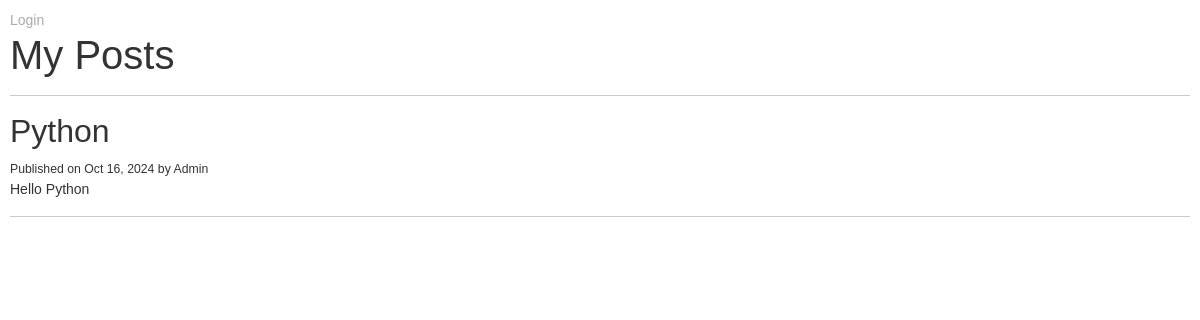
The app's page /, older data.
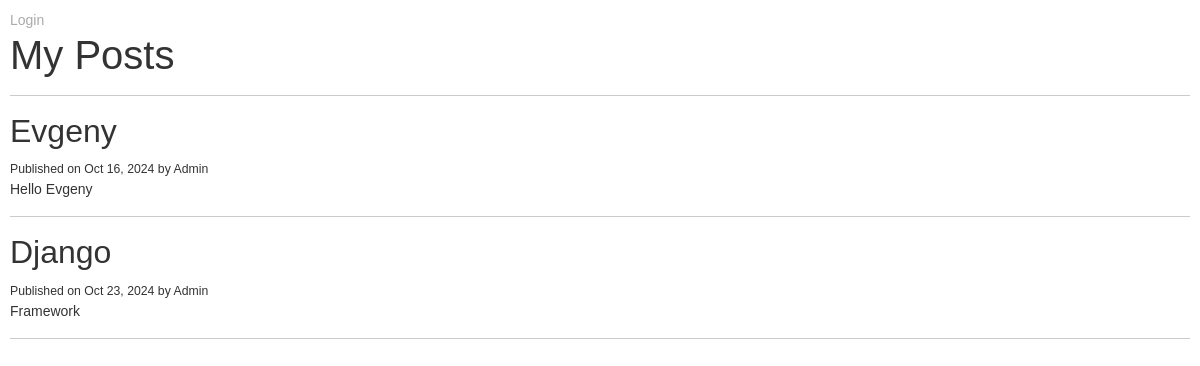
The same page, newer data.
### posts/models.py (models this page shows, shortened)
class Posts(models.Model):
    title = models.CharField(max_length=120)
    content = models.TextField()
    published_at = models.DateTimeField(default=timezone.now)
    author = models.ForeignKey(User, on_delete=models.CASCADE)

### posts/views.py (the view)
# urls.py: 2. Add a URL to urlpatterns:  path('', views.home, name='home')
def home(request):
    posts = Posts.objects.all()
    context = {"posts": posts}
    return render(request, "posts/home.html", context)

### posts/templates/posts/home.html (shortened to what this page needs)
{% extends 'base.html' %}
{% load bootstrap5 %}
{% block content %}
<h1>My Posts</h1>
	<hr>
	{% for post in posts %}
		<div class="postBlock">
			<h2>{{ post.title }}</h2>
			<small>Published on {{ post.published_at | date:"M d, Y" }} by {{ post.author | title}}</small>
			<p>{{ post.content }}</p>
		</div>
		<hr>
	{% endfor %}
{% endblock content %}

### users/templates/base.html (shortened to what this page needs)
{%load static %}
<!DOCTYPE html>
<html lang="en">
  <head>
  {% load bootstrap5 %}
  {% bootstrap_css %}
	  <link rel="stylesheet" href="{% static 'css/style.css' %}" />
  </head>
  <body>
  	<header>
  		{%if request.user.is_authenticated %}
  			<span>Hi {{ request.user.username | title }}</span>
  			<a href="{% url 'logout' %}">Logout</a>
  		{%else%}
  			<a href="{% url 'login' %}">Login</a>
  		{%endif%}
  	</header>
  	<main>
	    {%block content%}
	    {%endblock content%}
  	</main>
  </body>
</html>

### static/css/style.css (style rules this page uses)
body { background-color: #fff; font-size: 14px; font-family: sans-serif; color: #333; overflow-x: hidden; }
a { text-decoration: none; color: #aaa; }

### users/templates/base.html (style rules this page uses)
body { padding: 10px; }

Row changes from the older to the newer data that the page shows:
changed Posts: title "Python" → "Evgeny"; content "Hello Python" → "Hello Evgeny"
added Posts: title "Django", published_at "Oct 23, 2024", author "Admin", content "Framework"
